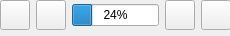
<?xml version="1.0" encoding="UTF-8"?>
<ui version="4.0">
 <class>Form</class>
 <widget class="QWidget" name="Form">
  <property name="geometry">
   <rect>
    <x>0</x>
    <y>0</y>
    <width>230</width>
    <height>36</height>
   </rect>
  </property>
  <property name="minimumSize">
   <size>
    <width>230</width>
    <height>36</height>
   </size>
  </property>
  <property name="windowTitle">
   <string>Form</string>
  </property>
  <widget class="QWidget" name="verticalLayoutWidget">
   <property name="geometry">
    <rect>
     <x>0</x>
     <y>0</y>
     <width>231</width>
     <height>80</height>
    </rect>
   </property>
   <layout class="QVBoxLayout" name="verticalLayout">
    <item>
     <layout class="QHBoxLayout" name="horizontalLayout_23">
      <item>
       <widget class="QPushButton" name="left_btn_2">
        <property name="minimumSize">
         <size>
          <width>0</width>
          <height>30</height>
         </size>
        </property>
        <property name="maximumSize">
         <size>
          <width>30</width>
          <height>16777215</height>
         </size>
        </property>
        <property name="text">
         <string/>
        </property>
        <property name="icon">
         <iconset>
          <normaloff>icons/up10.png</normaloff>icons/up10.png</iconset>
        </property>
       </widget>
      </item>
      <item>
       <widget class="QPushButton" name="left_btn">
        <property name="minimumSize">
         <size>
          <width>0</width>
          <height>30</height>
         </size>
        </property>
        <property name="maximumSize">
         <size>
          <width>30</width>
          <height>16777215</height>
         </size>
        </property>
        <property name="text">
         <string/>
        </property>
        <property name="icon">
         <iconset>
          <normaloff>icons/up.png</normaloff>icons/up.png</iconset>
        </property>
       </widget>
      </item>
      <item>
       <widget class="QProgressBar" name="progressBar">
        <property name="sizePolicy">
         <sizepolicy hsizetype="Fixed" vsizetype="Fixed">
          <horstretch>0</horstretch>
          <verstretch>0</verstretch>
         </sizepolicy>
        </property>
        <property name="minimumSize">
         <size>
          <width>60</width>
          <height>0</height>
         </size>
        </property>
        <property name="baseSize">
         <size>
          <width>120</width>
          <height>0</height>
         </size>
        </property>
        <property name="value">
         <number>24</number>
        </property>
       </widget>
      </item>
      <item>
       <widget class="QPushButton" name="right_btn">
        <property name="minimumSize">
         <size>
          <width>0</width>
          <height>30</height>
         </size>
        </property>
        <property name="maximumSize">
         <size>
          <width>30</width>
          <height>16777215</height>
         </size>
        </property>
        <property name="text">
         <string/>
        </property>
        <property name="icon">
         <iconset>
          <normaloff>icons/bottom.png</normaloff>icons/bottom.png</iconset>
        </property>
       </widget>
      </item>
      <item>
       <widget class="QPushButton" name="right_btn_2">
        <property name="minimumSize">
         <size>
          <width>0</width>
          <height>30</height>
         </size>
        </property>
        <property name="maximumSize">
         <size>
          <width>30</width>
          <height>16777215</height>
         </size>
        </property>
        <property name="text">
         <string/>
        </property>
        <property name="icon">
         <iconset>
          <normaloff>icons/bottom10.png</normaloff>icons/bottom10.png</iconset>
        </property>
       </widget>
      </item>
     </layout>
    </item>
    <item>
     <widget class="QLabel" name="imagename">
      <property name="minimumSize">
       <size>
        <width>150</width>
        <height>0</height>
       </size>
      </property>
      <property name="text">
       <string/>
      </property>
      <property name="alignment">
       <set>Qt::AlignCenter</set>
      </property>
     </widget>
    </item>
   </layout>
  </widget>
 </widget>
 <resources/>
 <connections/>
</ui>
